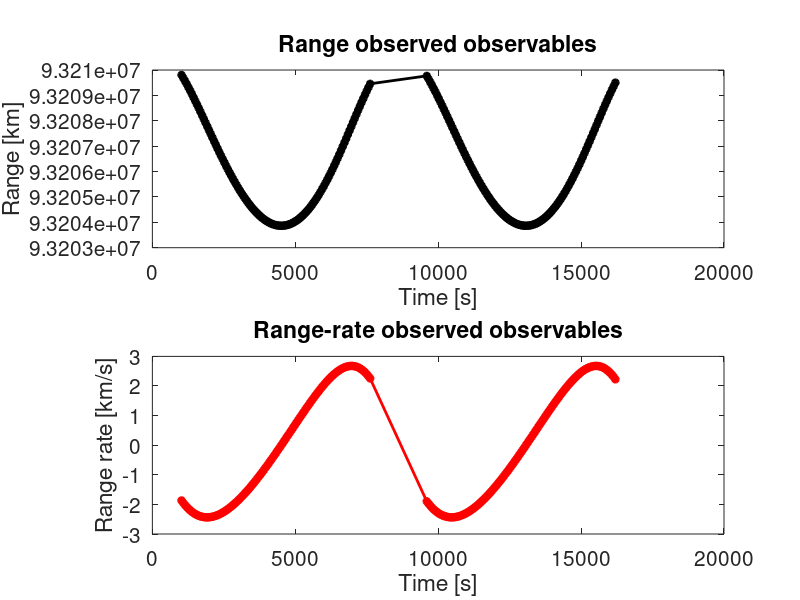

The MATLAB script that drew this image: (Note: this script raises an error after producing the figure.)
clear all
close all
clc
format long e
set(groot,'defaultLineLineWidth',2)
set(groot,'DefaultAxesFontSize',15)
observables = 'both';     % This entry can be changed to 'range' or 'rate' if we want to use only the range or the range rate observables for the process

% PARAMETERS OF THE SYSTEM
global AU c Phi_1AU theta A_eff m_MPO d_mercury_sun d_earth_sun R_earth R_mercury dx dy; %#ok<GVMIS>
% Astronomical and Physical Constants
AU = 149597870.70;      % Astronomical Unit [km]
c  = 299792.458;        % Speed of light [km/s]

% Mission and Spacecraft Parameters
Phi_1AU = 1371;         % Solar flux at 1 AU [W/m^2]
A_eff   = 5.2e-6;          % Spacecraft total effective area [km^2]
m_MPO   = 1107.25;      % MPO mass [kg]

% Planetary Parameters
% Distances from the Sun
d_mercury_sun = 0.41*AU;   % Distance between Mercury and the Sun [km]
d_earth_sun   = 1.0*AU;    % Distance between the Earth and the Sun [km]

% Radii
R_earth   = 6378.14;    % Earth radius [km]
R_mercury = 2440.0;     % Mercury radius [km]

theta = 18;   % Angle between the heliocentric position of the Earth and the heliocentric position of Mercury [deg]

dx = d_mercury_sun * cosd(theta);  
dy = d_mercury_sun * sind(theta);



%% OBSERVABLES LOADING
obs_file = load('observables.txt');
epochs = obs_file(:,1);     % Time tags: first column of observable file
range_obs = obs_file(:,2);  % Range observables: second column of observable file [km]
rate_obs = obs_file(:,3);   % Range rate observables: third column of observabe file [km/s]
N_points = length(epochs);

% Observables plot
figure(1)
subplot(2,1,1)
plot(epochs, range_obs, 'k*-')
title('Range observed observables')
xlabel('Time [s]')
ylabel('Range [km]')

subplot(2,1,2)
plot(epochs, rate_obs, 'r*-')
title('Range-rate observed observables')
xlabel('Time [s]')
ylabel('Range rate [km/s]')

%% DEFINITION OF THE FUNCTIONS OF THE DYNAMICAL SYSTEM

function A = dynamical_matrix(X) 
    % Compute the dynamical matrix A starting from the state vector X
    %
    % Input:
    %   - X: state vector
    %
    % Output:
    %   - A: dynamical matrix

    global Phi_1AU c theta AU m_MPO A_eff dx dy 

    
    r = sqrt(X(1)^2 + X(2)^2);        % Distance from the spacecraft to Mercury's center [km]
    Rmpo = sqrt((X(1)+dx)^2+(X(2)+dy)^2);  % Distance from the spacecraft to the Sun [km]
    K = (Phi_1AU/c) * (AU^2) * (A_eff/m_MPO) * (1 + X(6));        % Acceleration magnitude per unit of (1 + Cs)
    common_den = -2 * K / (Rmpo^4);      % Common denominator for SRP partial derivatives with respect to position

    % intialization
    A = zeros(6,6);

    % first row
    A(1,3) = 1;

    % second row
    A(2,4) = 1;

    % third row
    A(3,1) = - X(5)/r^3 + 3*X(5)*X(1)^2/r^5 + common_den * (X(1) + dx) * cosd(theta);
    A(3,2)= 3*X(5)*X(1)*X(2)/r^5 + common_den * (X(2) + dy) * cosd(theta);
    A(3,5) = - X(1)/r^3;
    A(3,6) = (Phi_1AU/c) *(AU/Rmpo)^2 * (A_eff/m_MPO) * cosd(theta) ;

    % fourht row
    A(4,1) = 3*X(5)*X(1)*X(2)/r^5 + common_den * (X(1) + dx) * sind(theta);
    A(4,2)= - X(5)/r^3 + 3*X(5)*X(2)^2/r^5 + common_den * (X(2) + dy) * sind(theta) ;
    A(4,5) = - X(2)/r^3;
    A(4,6) = (Phi_1AU/c) *(AU/Rmpo)^2 * (A_eff/m_MPO) * sind(theta) ;
end



function dX = Model_and_transition(~,X) 
    % ODE function to integrate both trajectory and state-transition-matrix
    global AU c Phi_1AU theta A_eff m_MPO dx dy;

    % initialization
    dX = zeros(42,1); % 6->state + 36->state transition matrix element

    % state integration
    dX(1) = X(3);
    dX(2) = X(4);
    dX(3) = -X(5)*X(1)/(sqrt(X(1)^2+X(2)^2))^3 + Phi_1AU/c *(AU/sqrt((X(1)+dx)^2+(X(2)+dy)^2))^2 * A_eff/m_MPO * (1+X(6)) * cosd(theta) ;
    dX(4)= -X(5)*X(2)/(sqrt(X(1)^2+X(2)^2))^3 + Phi_1AU/c *(AU/sqrt((X(1)+dx)^2+(X(2)+dy)^2))^2 * A_eff/m_MPO * (1+X(6)) * sind(theta);
    
    % STM integration
    phi = X(7:42);
    PHI = reshape(phi,6,6);
    A   = dynamical_matrix(X);
    dphi = A*PHI;
    dphi = reshape(dphi,1,36);
    
    dX(7:42) = dphi;

end

function Obs = CmpObsSet(X) 
    % Compute the range and range rate observable.
    %
    % Input:
    %   - X: [Nx6] array containing the state vector at the different
    %              epochs
    %
    % Output:
    %   - Obs: array [Nx2] containing range and range-rate

    global AU  theta  R_earth  ; %#ok<GVMIS>

    r_merc_sun = [0.41*AU*cosd(theta),0.41*AU*sind(theta)];
    r_station_earth = [AU + R_earth * cosd(120), R_earth * sind(120) ];
    r_merc_stat =   r_merc_sun - r_station_earth ;     

    % initialization
    Obs = zeros(size(X,1),2);
    x = X(:,1);
    y = X(:,2);
    vx = X(:,3);
    vy = X(:,4);

    % computation
    for i=1:size(X,1)
        range = sqrt((x(i)+r_merc_stat(1))^2+(y(i)+r_merc_stat(2))^2);
        rate = ((x(i)+r_merc_stat(1))*vx(i) + (y(i)+r_merc_stat(2))*vy(i)) / range;
        Obs(i,1) = range;
        Obs(i,2) = rate;
    end

end


function H = Htilde(Xt, Obst)        
    % Compute the range and range-rate mapping matrix.
    %
    % Input:
    %   Xt   - [1x6] or [6x1] state at the reference epoch [x, y, vx, vy, GM, Cs]
    %   Obst - [1x2] or [2x1] observable at the reference epoch [range, rate]
    %
    % Output:
    %   H    - [2x6] mapping matrix
    global AU   theta     R_earth   ; %#ok<GVMIS>
    % Initialization
    H = zeros(2,6);

    Dx = 0.41*AU*cosd(theta) -  (AU+R_earth*cosd(120));
    Dy = 0.41*AU*sind(theta)- R_earth*sind(120);

    x = Xt(1);
    y = Xt(2);
    vx = Xt(3);
    vy = Xt(4);
    range_x = x+Dx;
    range_y = y+Dy;
    range = Obst(1);
    rate = Obst(2);

    % Computation
    % First row
    H(1,1) = range_x/range;
    H(1,2) = range_y/range;
    % Second row
    H(2,1) = (vx-rate*(range_x/range))/range;
    H(2,2) = (vy-rate*(range_y/range))/range;
    H(2,3) = range_x/range;
    H(2,4) = range_y/range;
end



%% FILTER CODE
% Filter parameters
iterations = 5;  % Number of the filter iterations
X0 = [-2840.98,761.22,-0.853853,-2.802925,22032.55,0.083];
dX0_apriori = zeros(6,1);
sig_range = 1e-3;%1.046e-4;
sig_rate  = 1e-7% 1.666e-8;
range_bias = 0.0;
epochs_full = [0;epochs];

% weight definition
w_range = (1/sig_range)^2;
w_rate  = (1/sig_rate)^2;

% a priori covariance matrix
sig0 = [0.1, 0.1, 1e-5, 1e-5, 0.5, 0.01];
P0_inv = diag(1 ./ sig0.^2);

% initialization
resRange   = zeros(length(epochs)  , iterations);
resRate    = zeros(length(epochs)  , iterations);
residual   = zeros(length(epochs)*2, iterations);
iterDelta  = zeros(6, iterations);
iterState  = zeros(6, iterations);
cov        = zeros(6, 6, iterations);


% intial condition
iterState(:,1) = X0;


% options
Tol0=1e-13;
Tol1=1e-13;
options = odeset('RelTol',Tol0,'AbsTol',Tol1);

for i = 1:iterations

    % trajectory and state transition matrix computation
    X0 = iterState(:,i);
    PHI=eye(6);
    phi=reshape(PHI,1,36);

    % integrate to obtain SMS(t) and X*(t)
    [t,X]=ode113(@Model_and_transition,epochs_full,[X0',phi],options);

    % computed observables
    cmpObs    = CmpObsSet(X(2:end,1:6));
    cmp_range = cmpObs(:,1);
    cmp_rate  = cmpObs(:,2);

    % pre-fit residuals
    res_range = range_obs - cmp_range;    
    res_rate  = rate_obs  - cmp_rate;
 
    % store residual history
    resRange(:,i) = res_range;
    resRate(:,i)  = res_rate;

    % observation deviation vector
    switch observables
        case 'both'
            y = [res_range; res_rate];
        case 'range'
            y = res_range;
        case 'rate'
            y = res_rate;
        otherwise
            error('observables must be: both, range, or rate');
    end
    residual(1:length(y),i) = y;

    % generation of the H matrix
    H = zeros(length(y), 6);
    N_range = length(res_range);

    for j = 1:length(epochs)
        % state transition matrix phi(tj,t0)
        PHI = X(j+1,7:42);
        phi = reshape(PHI,6,6);

        % H-tilde at epoch tj
        Htj = Htilde(X(j+1,:), cmpObs(j,:));

        % mapping to initial epoch
        Ht0 = Htj * phi;

        % fill final mapping matrix
        switch observables
            case 'both'
                H(j,:)         = Ht0(1,:);
                H(N_range+j,:) = Ht0(2,:);
            case 'range'
                H(j,:) = Ht0(1,:);
            case 'rate'
                H(j,:) = Ht0(2,:);
            otherwise
                error('observables must be: both, range, or rate');
        end
    end

    % weight matrix
    W = zeros(length(y), length(y));
    switch observables
        case 'both'
            W(1:N_range, 1:N_range) = eye(N_range) * w_range;
            W(N_range+1:end, N_range+1:end) = eye(N_range) * w_rate;
        case 'range'
            W = eye(length(y)) * w_range;
        case 'rate'
            W = eye(length(y)) * w_rate;
        otherwise
            error('observables must be: both, range, or rate');
    end

    % filter update
    x_hat = (H' * W * H + P0_inv) \ (H' * W * y + P0_inv * dX0_apriori);
    cov(:,:,i) = (H' * W * H + P0_inv)\ eye(6);
    iterDelta(:,i) = x_hat;

    if i < iterations
        iterState(:,i+1) = iterState(:,i) + x_hat;
        dX0_apriori = dX0_apriori - x_hat;
    end
end

%% CONVERGENCE CHECK

% print of the table at each iteration
for i=1:iterations
    fprintf('\n*** Iteration: %d ***\n',i)
    fprintf('%-12s | %-12s | %-12s | %-12s | %-12s |\n','PARAMETER', 'NOMINAL', 'CORRECTED', 'DELTA', 'COMPUTED');

    % extract the values: x0
    dx0 = iterDelta(1,i);
    x0  = iterState(1,i);
    x0N = iterState(1,1);
    x0_sig = sqrt(cov(1,1,i));
    IterDeltaV0 = iterDelta(2,i);
    fprintf('%-12s | %12.5e | %12.5e | %12.5e | %12.5e | \n' ,'x0', x0N, x0, dx0, x0_sig)

    % extract the values: y0
    dy0 = iterDelta(2,i);
    y0  = iterState(2,i);
    y0N = iterState(2,1);
    y0_sig = sqrt(cov(2,2,i));
    fprintf('%-12s | %12.5e | %12.5e | %12.5e | %12.5e | \n' ,'y0', y0N, y0, dy0, y0_sig)

     % extract the values: vx0
    dvx0 = iterDelta(3,i);
    vx0  = iterState(3,i);
    vx0N = iterState(3,1);
    vx0_sig = sqrt(cov(3,3,i));
    fprintf('%-12s | %12.5e | %12.5e | %12.5e | %12.5e | \n' ,'vx0', vx0N, vx0, dvx0, vx0_sig)

     % extract the values: vy0
    dvy0 = iterDelta(4,i);
    vy0  = iterState(4,i);
    vy0N = iterState(4,1);
    vy0_sig = sqrt(cov(4,4,i));
    fprintf('%-12s | %12.5e | %12.5e | %12.5e | %12.5e | \n' ,'vy0', vy0N, vy0, dvy0, vy0_sig)

     % extract the values: GM0
    dGM0 = iterDelta(5,i);
    GM0  = iterState(5,i);
    GM0N = iterState(5,1);
    GM0_sig = sqrt(cov(5,5,i));
    fprintf('%-12s | %12.5e | %12.5e | %12.5e | %12.5e | \n' ,'GM0', GM0N, GM0, dGM0, GM0_sig)

     % extract the values: Cs0
    dCs0 = iterDelta(6,i);
    Cs0  = iterState(6,i);
    Cs0N = iterState(6,1);
    Cs0_sig = sqrt(cov(6,6,i));
    fprintf('%-12s | %12.5e | %12.5e | %12.5e | %12.5e | \n' ,'Cs0', Cs0N, Cs0, dCs0, Cs0_sig)
end


% take the state at the different iterations
iterVec=1:1:iterations;
iter_x = iterState(1,:);
iter_y = iterState(2,:);
iter_vx   = iterState(3,:);
iter_vy   = iterState(4,:);
iter_GM   = iterState(5,:);
iter_Cs   = iterState(6,:);

% 3-sigma +/- for x
plus3sigma_x = iter_x + 3*sqrt(squeeze(cov(1,1,:)))';
minus3sigma_x = iter_x - 3*sqrt(squeeze(cov(1,1,:)))';

% 3-sigma +/- for y
plus3sigma_y = iter_y + 3*sqrt(squeeze(cov(2,2,:)))';
minus3sigma_y = iter_y - 3*sqrt(squeeze(cov(2,2,:)))';

% 3-sigma +/- for vx
plus3sigma_vx = iter_vx + 3*sqrt(squeeze(cov(3,3,:)))';
minus3sigma_vx = iter_vx - 3*sqrt(squeeze(cov(3,3,:)))';

% 3-sigma +/- for vy
plus3sigma_vy = iter_vy + 3*sqrt(squeeze(cov(4,4,:)))';
minus3sigma_vy = iter_vy - 3*sqrt(squeeze(cov(4,4,:)))';

% 3-sigma +/- for GM
plus3sigma_GM = iter_GM + 3*sqrt(squeeze(cov(5,5,:)))';
minus3sigma_GM = iter_GM - 3*sqrt(squeeze(cov(5,5,:)))';

% 3-sigma +/- for Cs
plus3sigma_Cs = iter_Cs + 3*sqrt(squeeze(cov(6,6,:)))';
minus3sigma_Cs = iter_Cs - 3*sqrt(squeeze(cov(6,6,:)))';

figure(2)
state_names = {'x [km]', 'y [km]', 'vx [km/s]', 'vy [km/s]', 'GM [km^3/s^2]', 'Cs'};
iter_states = {iter_x, iter_y, iter_vx, iter_vy, iter_GM, iter_Cs};
plus3 = {plus3sigma_x, plus3sigma_y, plus3sigma_vx, plus3sigma_vy, plus3sigma_GM, plus3sigma_Cs};
minus3 = {minus3sigma_x, minus3sigma_y, minus3sigma_vx, minus3sigma_vy, minus3sigma_GM, minus3sigma_Cs};

for k = 1:6
    subplot(3,2,k)
    hold on
    patch([iterVec fliplr(iterVec)], [minus3{k} fliplr(plus3{k})], 'g', ...
          'FaceAlpha', 0.3, 'EdgeColor', 'none');
    plot(iterVec, iter_states{k}, 'r*-', 'LineWidth', 1.5);
    title(['Convergence of ' state_names{k}]);
    xlabel('Iterations');
    ylabel(state_names{k});
    grid on;
    if k == 1
        legend('3\sigma Uncertainty', 'Estimated value', 'Location', 'best');
    end
    hold off
end
sgtitle('Convergence of State Vector Components');





%% RESIDUALS PLOT
for i=1:iterations
    res = residual(:,i);
    % extract the residuals
    res_range = res(1:N_points);
    res_rate  = res(N_points+1:end);
    % ecomute the mean
    mean_range = mean(res_range);
    mean_rate  = mean(res_rate);
    % compute RMS
    RMS_range = sqrt(res_range'*res_range/length(res_range));
    RMS_rate  = sqrt(res_rate'*res_rate/length(res_rate));
    % compute SOS
    SOS_range  = res_range'*w_range*res_range;
    SOS_rate   = res_rate'*w_rate*res_rate;
    SOS = res_range'*w_range*res_range + res_rate'*w_rate*res_rate;


    switch observables
        case 'both'
            fprintf('\n*** Iteration: %d',i);
            figure('DefaultAxesFontSize',12);
            string=sprintf('Range residuals: Iter %i\n M: %1.2e RMS: %1.3e  SOS: %1.3e',[i, mean_range, RMS_range, SOS_range]);
            plot(epochs, res_range, '+')
            title(string)
            xlabel('time [s]')
            ylabel('[km]')
            
            figure('DefaultAxesFontSize',12);
            string=sprintf('Range-rate residuals: Iter %i\n M: %1.2e RMS: %1.3e  SOS: %1.3e',[i, mean_rate, RMS_rate, SOS_rate]);
            plot(epochs, res_rate,'+')
            title(string)
            xlabel('time [s]')
            ylabel('[km/s]')  

        case 'range'
            fprintf('\n*** Iteration: %d',i);
            figure('DefaultAxesFontSize',12);
            string=sprintf('Range residuals: Iter %i\n M: %1.2e RMS: %1.3e  SOS: %1.3e',[i, mean_range, RMS_range, SOS_range]);
            plot(epochs, res_range, '+')
            title(string)
            xlabel('time [s]')
            ylabel('[km]')

        case 'rate'
            res_rate = res(1:N_points);
            % compute the mean
            mean_rate  = mean(res_rate);
            % compute SOS
            SOS_rate   = res_rate'*w_rate*res_rate;
            % compute RMS
            RMS_rate  = sqrt(res_rate'*res_rate/length(res_rate));
            fprintf('\n*** Iteration: %d',i);
            figure('DefaultAxesFontSize',12);
            string=sprintf('Range-rate residuals: Iter %i\n M: %1.2e RMS: %1.3e  SOS: %1.3e',[i, mean_rate, RMS_rate, SOS_rate]);
            plot(epochs, res_rate,'+')
            title(string)
            xlabel('time [s]')
            ylabel('[km/s]')

        otherwise
            error('observables must be: both, range, or rate');
    end
end

%% FINAL ESTIMATE PRINTOUT 
% Extract the final state vector at the last iteration (t = 0)
final_state = iterState(:, iterations);

% Extract the final covariance matrix
final_cov = cov(:,:,iterations);

% Compute the 1-sigma uncertainties (square root of the diagonal elements)
final_sigma = sqrt(diag(final_cov));

% Define parameter names and units for formatting
param_names = {'x0 [km]', 'y0 [km]', 'vx0 [km/s]', 'vy0 [km/s]', 'GM0 [km^3/s^2]','Cs0 '};

% Print the final results table
fprintf('\n======================================================\n');
fprintf('   FINAL STATE ESTIMATE AT REFERENCE EPOCH (t = 0)    \n');
fprintf('======================================================\n');
fprintf('%-20s | %-15s | %-15s\n', 'PARAMETER', 'ESTIMATED VALUE', '1-SIGMA UNCERT.');
fprintf('------------------------------------------------------\n');

% Loop through the 6 state components and print values
for k = 1:6
    fprintf('%-20s | %15.6e | %15.6e\n', param_names{k}, final_state(k), final_sigma(k));
end
fprintf('======================================================\n');

%% OBSERVABLES COMPARISON  
% Extract the final covariance matrix and 1-sigma uncertainties
final_cov = cov(:,:,iterations);
final_sigma = sqrt(diag(final_cov));

fprintf('\n======================================================\n');
fprintf('   UNCERTAINTY ANALYSIS FOR OBSERVABLE SELECTION      \n');
fprintf('======================================================\n');

switch observables
    case 'range'
        fprintf('Current observable: RANGE ONLY\n');
        fprintf('%-12s | %-20s\n', 'PARAMETER', 'UNCERTAINTY');
        fprintf('------------------------------------------------------\n');
        fprintf('%-12s | %15.6e [km]\n'      , 'x0', final_sigma(1));
        fprintf('%-12s | %15.6e [km]\n'      , 'y0', final_sigma(2));
        fprintf('%-12s | %15.6e [km/s]\n'    , 'vx0', final_sigma(3));
        fprintf('%-12s | %15.6e [km/s]\n'    , 'vy0', final_sigma(4));
        fprintf('%-12s | %15.6e [km^3/s^2]\n' , 'GM0', final_sigma(5));
        fprintf('%-12s | %15.6e \n' , 'Cs0', final_sigma(6));
        
    case 'rate'
        fprintf('Current observable: RANGE-RATE ONLY\n');
        fprintf('%-12s | %-20s\n', 'PARAMETER', 'UNCERTAINTY');
        fprintf('------------------------------------------------------\n');
        fprintf('%-12s | %15.6e [km]\n'      , 'x0', final_sigma(1));
        fprintf('%-12s | %15.6e [km]\n'      , 'y0', final_sigma(2));
        fprintf('%-12s | %15.6e [km/s]\n'    , 'vx0', final_sigma(3));
        fprintf('%-12s | %15.6e [km/s]\n'    , 'vy0', final_sigma(4));
        fprintf('%-12s | %15.6e [km^3/s^2]\n' , 'GM0', final_sigma(5));
        fprintf('%-12s | %15.6e \n' , 'Cs0', final_sigma(6));
        
    case 'both'
        fprintf('Current observable: BOTH\n');
        fprintf('NOTE: To answer Point 2 of the Homework, change the\n');
        fprintf('"observables" variable at the top of the script to\n');
        fprintf('''range'' or ''rate'' and run the code again.\n');
end
fprintf('======================================================\n');
%% ALTITUDE AND UNCERTAINTY OVER TIME

% integrate final trajectory
X0_final = iterState(:,end);
PHI = eye(6);
phi = reshape(PHI,1,36);
[~, X_final] = ode113(@Model_and_transition, epochs_full, [X0_final', phi], options);

% altitude
x_traj = X_final(2:end, 1);
y_traj = X_final(2:end, 2);
r_traj = sqrt(x_traj.^2 + y_traj.^2);
alt    = r_traj - R_mercury;

% uncertainty on altitude via error propagation
P_final  = cov(:,:,end);
sig_alt  = zeros(length(epochs), 1);

for k = 1:length(epochs)
    PHI_k = reshape(X_final(k+1, 7:42), 6, 6);
    P_k   = PHI_k * P_final * PHI_k';
    x_k   = x_traj(k);
    y_k   = y_traj(k);
    r_k   = r_traj(k);
    grad  = [x_k/r_k, y_k/r_k, 0, 0, 0, 0];
    sig_alt(k) = sqrt(grad * P_k * grad');
end

figure()
subplot(2,1,1)
plot(epochs, alt, 'b-')
xlabel('Time [s]')
ylabel('Altitude [km]')
title('Altitude over time')
grid on

subplot(2,1,2)
plot(epochs, sig_alt, 'r-')
xlabel('Time [s]')
ylabel('1\sigma altitude uncertainty [km]')
title('Altitude uncertainty over time')
grid on


%%   GAP IN THE OBSERVABLES PLOT
t_plot = linspace(0, epochs(end), 2000);
[~, X_plot] = ode113(@Model_and_transition, t_plot, [X0_final', phi], options);

x_smooth = X_plot(:, 1);
y_smooth = X_plot(:, 2);

idx_gap_plot = t_plot >= 7260 & t_plot <= 9600;

%  Plot
figure()
hold on

% Mercury
theta_circle = linspace(0, 2*pi, 100);
fill(R_mercury*cos(theta_circle), R_mercury*sin(theta_circle), ...
     [0.5 0.5 0.5], 'EdgeColor', 'none', 'DisplayName', 'Mercury');

% full trajectory 
plot(x_smooth, y_smooth, 'b-', 'DisplayName', 'Trajectory');

% highlight gap 
plot(x_smooth(idx_gap_plot), y_smooth(idx_gap_plot), ...
     'r-', 'LineWidth', 3, 'DisplayName', 'Occultation gap');

% labels
plot(0, 0, 'k+', 'MarkerSize', 15, 'DisplayName', 'Mercury CoM');

hold off
axis equal
xlabel('X [km]')
ylabel('Y [km]')
title('Spacecraft trajectory and occultation gap')
legend('Location', 'best')
grid on
